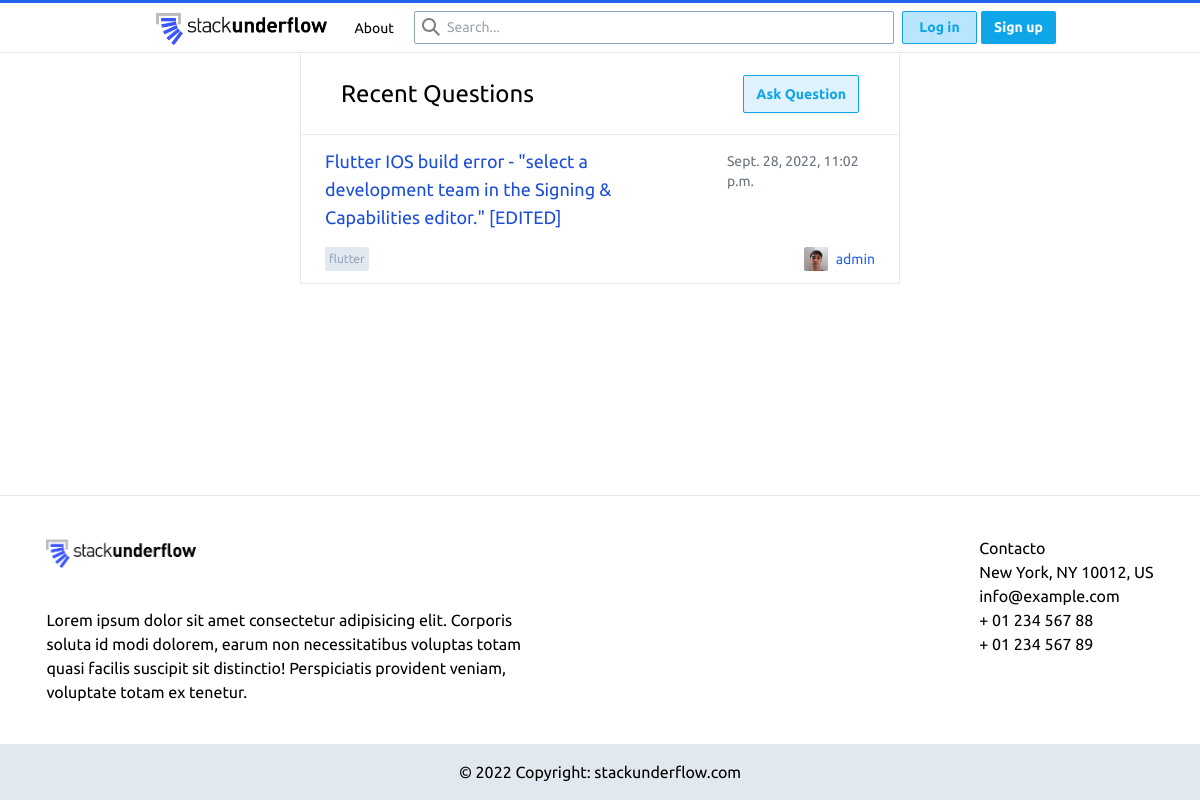
The page / on the database its author committed.
### main/models.py (models this page shows, shortened)
class Post(models.Model):
    author = models.ForeignKey(User, on_delete=models.CASCADE, related_name='PostAuthor')
    title = models.CharField(max_length=200)
    description = RichTextUploadingField(blank=False, null=True)
    date = models.DateTimeField(auto_now_add=True)
    tags = TaggableManager(blank=True)
    class Meta:
        ordering = ('-date',)

### main/views.py (the view)
# urls.py: path('', home, name='home'),
def home(request):
    posts = Post.objects.all()
    for post in posts:
        post.author.avatar = getAvatar(post.author)
    if(len(posts) == 0):
        posts = None
    return render(request,"main/home.html", {'posts': posts, 'userAvatar': getAvatar(request.user)})

### main/views.py (called while the page is built)
def getAvatar(user):
    if user.id:
        avList = Avatar.objects.all().filter(user = user.id)
        if len(avList) > 0:
            return avList[0].image.url
        else:
            return os.path.join(settings.MEDIA_URL, 'avatars/default.jpeg')

### main/templates/main/home.html (shortened to what this page needs)
{% extends './layout.html' %}
{% block main %}
<div class="flex flex-col self-center w-[50vw] border-x min-h-[100%]">
    <div class="flex flex-row items-center">
        {% if tag %}
            <h1 class="text-2xl p-6 px-10 text-black">Tag: {{tag}}</h1>
        {% else %}
            <h1 class="text-2xl p-6 px-10 text-black">Recent Questions</h1>
        {% endif %}
        <a href="{% url 'main:newPost' %}" class="ml-auto mr-10 text-blue-500">
            <button type="submit"
            class="self-center px-3 py-2 font-semibold text-sm bg-sky-100 hover:bg-sky-200 text-sky-500 rounded-sm shadow-sm border border-sky-500">Ask Question</button>
        </a>
    </div>
    <hr>
    {% for post in posts %}
    <div class="flex flex-col py-3 px-6 max-h-[300px]">
        <div class="flex flex-col">
            <div class="flex flex-row justify-between">
                <a href="{% url 'main:post' post.id %}" class="w-[80%]">
                    <h2 class="text-lg text-blue-700 max-w-[80%] hover:text-blue-400">{{ post.title }}</h2>
                </a>
                <p class="text-sm text-gray-500 pt-1">{{ post.date }}</p>
            </div>
        </div>
        <div class="flex flex-row">
            <div class="flex flex-row items-center w-full justify-between pt-4">
                <div class="flex flex-row justify-between gap-1">
                    {% for tag in post.tags.all %}
                        <a href="{% url 'main:tagged' tag %}">
                            <p class="text-slate-400 text-xs rounded-sm p-1 bg-slate-200 hover:bg-slate-300 self-end">
                                {{ tag }}
                            </p>
                        </a>
                    {% endfor %}
                </div>
                <div class="flex flex-col">
                    <a href="{% url 'accounts:profile' post.author %}" class="text-black flex gap-1 flex-row items-center gap-2">
                        <img src="{{ post.author.avatar }}" class="h-6 w-6 object-cover rounded-sm" alt="">
                        <p class="text-blue-600 text-sm hover:text-blue-400"> {{ post.author.username }}</p>
                    </a>
                </div>
            </div>
        </div>
    </div>
    <hr>
    {% endfor %}
</div>
{% endblock %}

### main/templates/main/layout.html (style rules this page uses)
body { font-family: 'Ubuntu', sans-serif; }

### rows shown on the page
Post: title "Flutter IOS build error - \"select a development team in the Signing & Capabilities editor.\" [EDITED]", date "Sept. 28, 2022, 11:02 p.m.", author.username "admin"
Tag: name "flutter"
